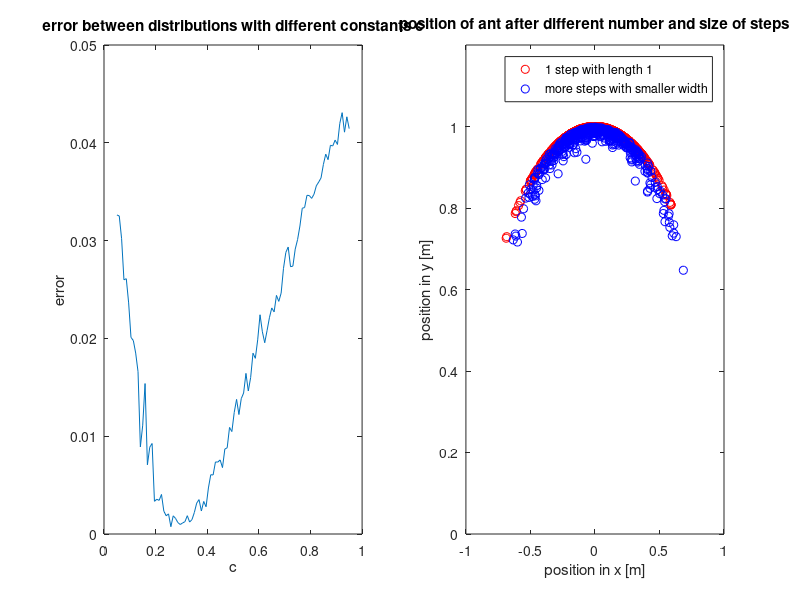

Write MATLAB code to recreate this figure.
% compares the probability to land at a specific position for different step sizes of ant
% finds out how the variance for different step sizes has to be ajusted

% constants
speed = 1;
N = 500;
origin = zeros(2,N);
sigma0 = pi/12;

% distribution for one step
dt = 1;
stepWidth = speed*dt;

delta = normrnd(0,sigma0,1,N);
dposition = stepWidth * [sin(delta);cos(delta)];
position1 = origin + dposition;

% distribution for more steps
dt = 1/10;
stepWidth = speed*dt;

number = 100;
error = zeros(1,number);
c = linspace(0.05,0.95,number);

for k = 1:number
    varianceFactor = dt^c(k);    
    position2 = origin;
    mu = 0;    
    for l = 1:1/dt
        delta = normrnd(mu,varianceFactor*sigma0,1,N);
        mu = delta;
        dposition = stepWidth * [sin(delta);cos(delta)];
        position2 = position2 + dposition;
    end
    
    % find the error between distribution with one step
    % and the distribution with more steps
    [first_row, I] = sort(position1(1,:));
    second_row = position1(2,I);
    position1_sorted = [first_row; second_row];

    [first_row, I] = sort(position2(1,:));
    second_row = position2(2,I);
    position2_sorted = [first_row; second_row];

    deviation = position1_sorted - position2_sorted;
    deviation_norm = deviation(1,:).^2 + deviation(2,:).^2;
    error(k) = mean(deviation_norm);
end

% plot the root constant for the factor in the variance of the distribution
% against the error between the distributions with one and more steps
subplot(1,2,1);
plot(c, error);
title('error between distributions with different constants c');
xlabel('c');
ylabel('error');

% root constant c for which the error is minimal
[~, position] = min(error);
constant = c(position);

% distribution for more steps
stepWidth = speed*dt;
varianceFactor = dt^constant;    
position2 = origin;
mu = 0;    
for l = 1:1/dt
    delta = normrnd(mu,varianceFactor*sigma0,1,N);
    mu = delta;
    dposition = stepWidth * [sin(delta);cos(delta)];
    position2 = position2 + dposition;
end

subplot(1,2,2);
plot(position1(1,:),position1(2,:),'ro');
hold on;
plot(position2(1,:),position2(2,:),'bo');
hold off;
title('position of ant after different number and size of steps');
legend('1 step with length 1','more steps with smaller width');
xlabel('position in x [m]');
ylabel('position in y [m]');
axis([-1,1,0,1.2]);